Frame 1 (no input): blank canvas, image omitted
Frame 60 (the mouse pressed at the canvas centre just before this capture): blank canvas, image omitted
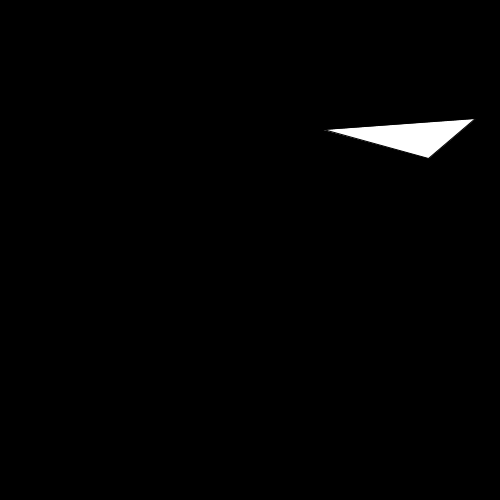
Frame 120 (the mouse held since frame 60 and released just before this capture)

The Processing sketch whose frames 1 and 60 were blank and that drew this single picture after the mouse press (run headless with seeded random() and noise(); from frame 60 on, the mouse is pressed at the canvas centre):

// Processing sketch: en_cours_6_shape
// ── en_cours_6_shape.pde
PVector [] points = new PVector[3];
void setup() {
  size(500,500);
  for(int i = 0 ; i < points.length ; i++) {
    points[i] = new PVector(random(-1,1),random(-1,1));
  }
  
}

void draw() {
  background(0);
  beginShape();
  float tx = width/2;
  float ty = height/2;
  for(int i = 0 ; i < points.length ; i++) {
    PVector temp = points[i].copy();
    //PVector temp = points[i];
    temp.mult(mouseX);
    vertex(temp.x +tx,temp.y +ty);
  }
  endShape(CLOSE);
}
